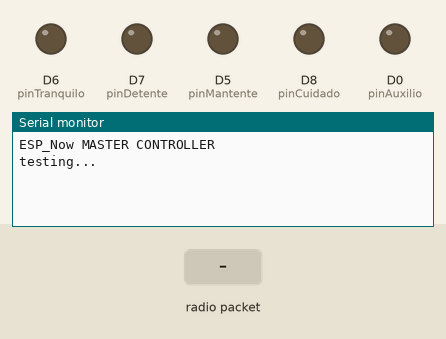
Recording of a program running on a simulated ESP8266 (Wemos D1 mini). Parts: output pins drawn as LEDs (lit = HIGH), the last lines printed to the serial monitor. Inputs (shaded band) come from the test bench.

Above: at 1.2 s.
1.3 s: radio packet "1" arrives
At 1.9 s:
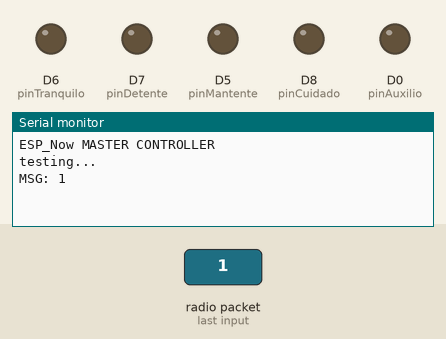
2.8 s: radio packet "0" arrives
At 3.7 s:
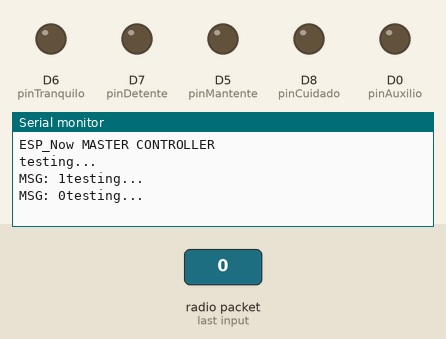

Measured:
- after the input at 1.3 s, the serial monitor: prints a new line at once (image 1)
- after the input at 2.8 s, the serial monitor: prints a new line at once (image 2)

The program:

main.cpp
```cpp
#include <Arduino.h>
#include <ESP8266WiFi.h>
#include <Ticker.h>

extern "C" {
  #include <espnow.h>

}

uint8_t mac[] = {0x36, 0x33, 0x33, 0x33, 0x33, 0x33};
void initVariant() {
  wifi_set_macaddr(STATION_IF, &mac[0]);
}

byte cnt=0;
int pinAuxilio   = D0;
int pinMantente  = D5;
int pinTranquilo = D6;
int pinDetente   = D7;
int pinCuidado   = D8;

#define auxilio       (0)
#define mantente      (1)
#define tranquilo     (2)
#define detente       (3)
#define cuidado       (4)

Ticker tk1,tk2;

void test()
{
  Serial.println("testing...");
}

void apagar(int pin)
{
  digitalWrite(pin,LOW);
}

void setup()
{
  Serial.begin(115200);
  Serial.println("\n\nESP_Now MASTER CONTROLLER\r\n");

  pinMode(pinAuxilio, OUTPUT);
  pinMode(pinMantente, OUTPUT);
  pinMode(pinTranquilo, OUTPUT);
  pinMode(pinDetente, OUTPUT);
  pinMode(pinCuidado, OUTPUT);

 esp_now_init();
 esp_now_set_self_role(ESP_NOW_ROLE_COMBO);


  esp_now_register_recv_cb([](uint8_t *mac, uint8_t *data, uint8_t len)
  {
    Serial.print("\nMSG: ");
    Serial.write(data, len);

    if (strstr((char*)data, "auxilio") != NULL) {
      digitalWrite(pinAuxilio, HIGH);
      tk2.once_ms(5000, apagar, pinAuxilio);
    }
    else if (strstr((char*)data, "mantente") != NULL) {
      digitalWrite(pinMantente, HIGH);
      tk2.once_ms(5000, apagar, pinMantente);
    }
     else if (strstr((char*)data, "tranquilo") != NULL) {
      digitalWrite(pinTranquilo, HIGH);
      tk2.once_ms(5000, apagar, pinTranquilo);
    }
     else if (strstr((char*)data, "detente") != NULL) {
      digitalWrite(pinDetente, HIGH);
      tk2.once_ms(5000, apagar, pinDetente);
    }
     else if (strstr((char*)data, "cuidado") != NULL) {
      digitalWrite(pinCuidado, HIGH);
      tk2.once_ms(5000, apagar, pinCuidado);
    }

  });

  tk1.attach_ms(1000, test);

}


void loop()
{

}
```
